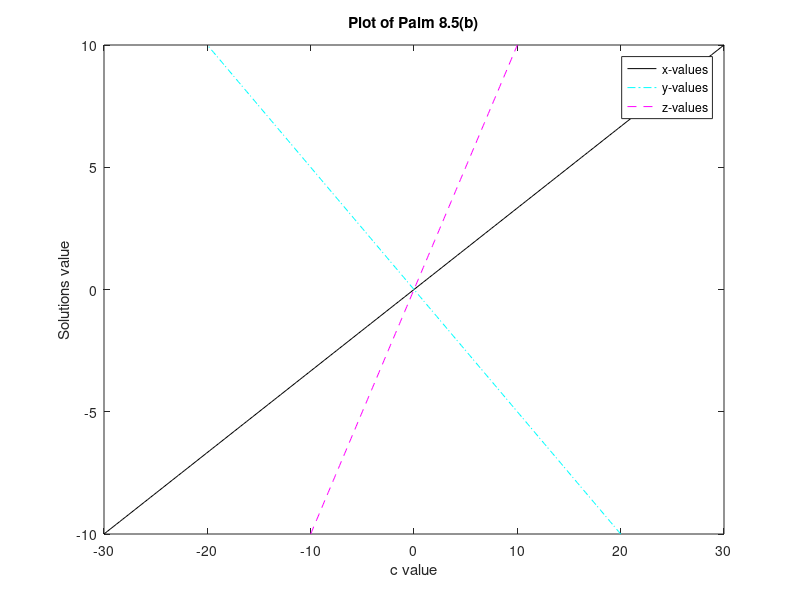

Here is the MATLAB script that generated this plot:
 % I have adhered to all the tenets of the 
 % Duke Community Standard in creating this code.
 % Signed: [ih52]
%% Initialize workspace
clear; format short e

%% Create coefficient matrix A
A = [1 -5 -2; 6 3 1; 7 3 -5];
    
%% Create c values for plotting
c = linspace(-10,10,201);

%% Loop through different c values
for k = 1:length(c)
    b = [11*c(k); 13*c(k); 10*c(k)];
    MyVals = A\b
    x(k) = MyVals(1);
    y(k) = MyVals(2);
    z(k) = MyVals(3);
end

%% Make and save plot
plot(x,c,'k-',y,c,'c-.',z,c,'m--')
legend('x-values','y-values','z-values')
title('Plot of Palm 8.5(b)')
xlabel('c value')
ylabel('Solutions value')
print -depsc Palm85bPlot
